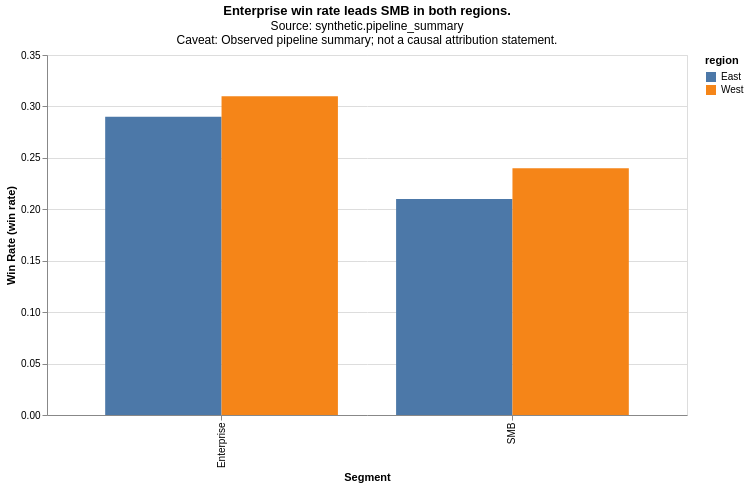

Write the Vega-Lite specification saved for this chart.
### Vega-Lite specification from a JSON file in a GitHub repository (floating-point values rounded to 4 significant figures)
{"config": {"view": {"continuousWidth": 300, "continuousHeight": 300}}, "data": {"name": "data-eb06ab1a7eacc5baf1a04c35baca6b50"}, "mark": {"type": "bar"}, "encoding": {"color": {"field": "region", "type": "nominal"}, "tooltip": [{"field": "segment", "type": "nominal"}, {"field": "region", "type": "nominal"}, {"field": "win_rate", "type": "quantitative"}], "x": {"field": "segment", "title": "Segment", "type": "nominal"}, "xOffset": {"field": "region", "type": "nominal"}, "y": {"field": "win_rate", "scale": {"zero": true}, "title": "Win Rate (win rate)", "type": "quantitative"}}, "height": 360, "title": {"text": "Enterprise win rate leads SMB in both regions.", "subtitle": ["Source: synthetic.pipeline_summary", "Caveat: Observed pipeline summary; not a causal attribution statement."]}, "width": 640, "$schema": "https://vega.github.io/schema/vega-lite/v6.4.1.json", "datasets": {"data-eb06ab1a7eacc5baf1a04c35baca6b50": [{"segment": "SMB", "region": "East", "win_rate": 0.21}, {"segment": "SMB", "region": "West", "win_rate": 0.24}, {"segment": "Enterprise", "region": "East", "win_rate": 0.29}, {"segment": "Enterprise", "region": "West", "win_rate": 0.31}]}, "usermeta": {"ratio_contract": {"version": 1, "metric_field": "win_rate", "numerator": "won_opportunities", "denominator": "closed_opportunities", "cohort": "closed opportunities in the summarized pipeline", "denominator_basis_field": null}, "claim": "Enterprise win rate leads SMB in both regions.", "source": "synthetic.pipeline_summary", "unit": "win rate", "caveat": "Observed pipeline summary; not a causal attribution statement."}}
